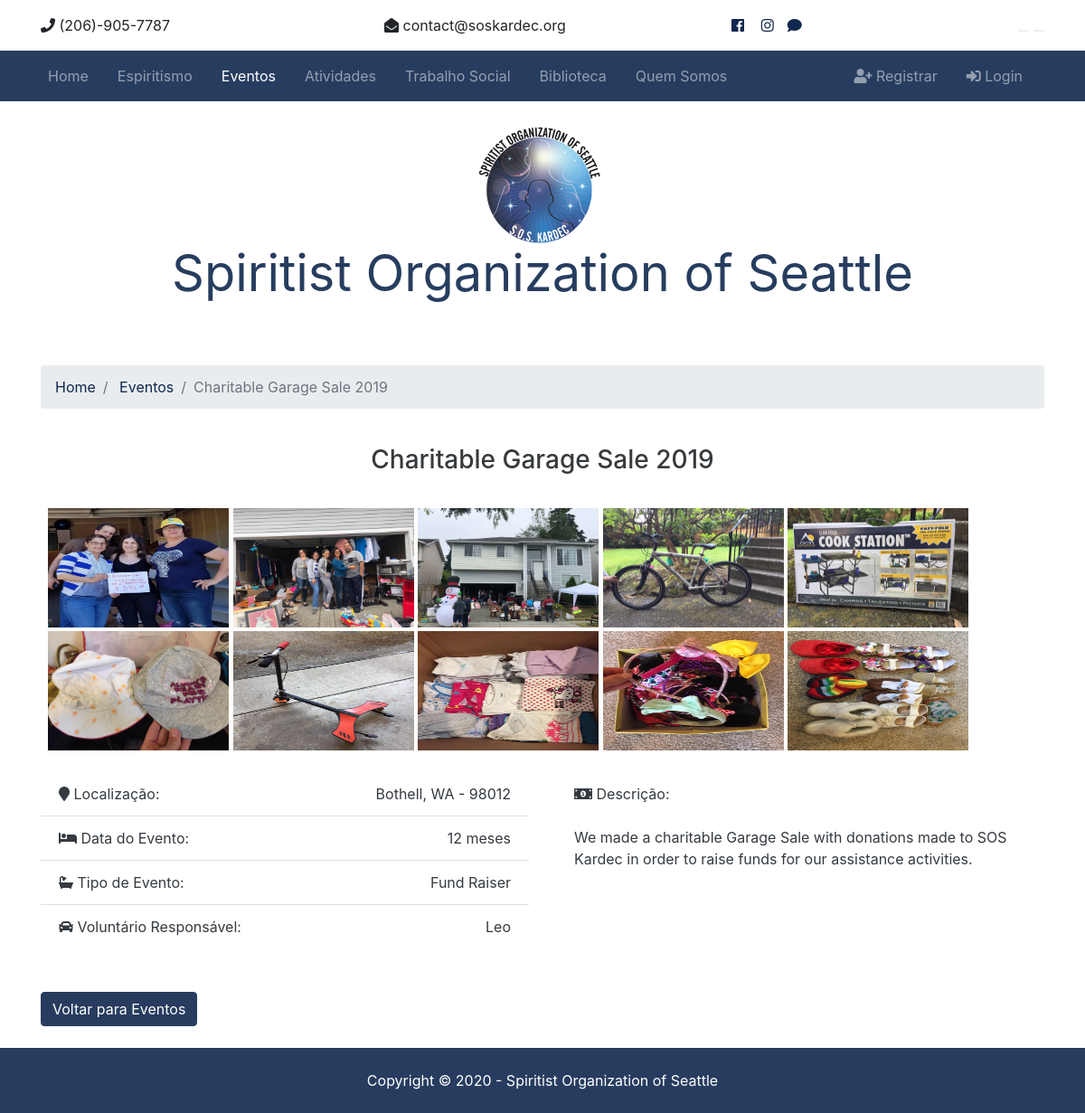
The page /eventos/1 on the database its author committed.
### eventos/models.py (models this page shows, shortened)
class Evento(models.Model):
    volunteer = models.ForeignKey(Voluntario, on_delete=models.DO_NOTHING)
    title = models.CharField(max_length=200)
    address = models.CharField(max_length=300)
    city = models.CharField(max_length=100)
    state = models.CharField(max_length=100)
    zipcode = models.CharField(max_length=20)
    description = models.TextField(blank=True)
    event_type = models.CharField(max_length=200)
    event_date = models.DateTimeField(default=datetime.now, blank=True)
    is_published = models.BooleanField(default=True)
    photo_main = models.ImageField(upload_to='photos/%Y%m%d/')
    photo_1 = models.ImageField(upload_to='photos/%Y/%m/%d/', blank=True)
    photo_2 = models.ImageField(upload_to='photos/%Y/%m/%d/', blank=True)
    photo_3 = models.ImageField(upload_to='photos/%Y/%m/%d/', blank=True)
    photo_4 = models.ImageField(upload_to='photos/%Y/%m/%d/', blank=True)
    photo_5 = models.ImageField(upload_to='photos/%Y/%m/%d/', blank=True)
    photo_6 = models.ImageField(upload_to='photos/%Y/%m/%d/', blank=True)
    photo_7 = models.ImageField(upload_to='photos/%Y/%m/%d/', blank=True)
    photo_8 = models.ImageField(upload_to='photos/%Y/%m/%d/', blank=True)
    photo_9 = models.ImageField(upload_to='photos/%Y/%m/%d/', blank=True)
    photo_10 = models.ImageField(upload_to='photos/%Y/%m/%d/', blank=True)

### voluntarios/models.py (models this page shows)
class Voluntario(models.Model):
    name = models.CharField(max_length=200)
    photo = models.ImageField(upload_to='photos/%Y/%m/%d/', blank=True)
    description = models.TextField(blank=True)
    phone = models.CharField(max_length=20)
    email = models.CharField(max_length=50)
    join_date = models.DateTimeField(default=datetime.now)
    def __str__(self):
        return self.name

### eventos/views.py (the view)
# urls.py: path('<int:evento_id>', views.evento, name='evento'), # /eventos/id (23)
def evento(request, evento_id):
    evento = get_object_or_404(Evento, pk=evento_id)
    context = {
        'evento': evento
    }
    return render(request, 'eventos/evento.html', context)

### templates/eventos/evento.html (shortened to what this page needs)
{% extends 'base.html' %}
{% load static %}
{% load i18n %}
{% load humanize %}
{% block content %}
  <section id="showcase-inner" class="py-4 text-primary">
    <div class="row text-center">
      <div class="container">
        <div class="col-md-12">
            <img src="{% static 'img/sos_logo.png' %}" class="main-logo">
            <h1 class="display-4">Spiritist Organization of Seattle</h1>
          </div>
      </div>
      </div>
  </section>
  <section id="bc" class="mt-3">
    <div class="container">
      <nav>
        <ol class="breadcrumb">
          <li class="breadcrumb-item">
            <a href="{% url 'index' %}">Home</a>
          </li>
          <li class="breadcrumb-item">
            <a href="{% url 'eventos' %}"> {% trans "Eventos" %} </a>
          </li>
          <li class="breadcrumb-item active">{{ evento.title }}</li>
        </ol>
      </nav>
    </div>
  </section>
  <section id="listing" class="py-4">
    <div class="container">
      <div class="text-center">
        <h3 class="">{{ evento.title }}</h3><br>
      </div>
      <div class="row-grid">
        <div class="column-img-grid">
          {% if evento.photo_1 %}
            <a href="{{ evento.photo_1.url }}" data-lightbox="home-images">
              <img src="{{ evento.photo_1.url }}" alt="" class="img-rounded" width="200" height="132">
            </a>
          {% endif %}
          {% if evento.photo_2 %}
            <a href="{{ evento.photo_2.url }}" data-lightbox="home-images">
              <img src="{{ evento.photo_2.url }}" alt="" class="img-rounded" width="200" height="132">
            </a>
          {% endif %}
          {% if evento.photo_3 %}
            <a href="{{ evento.photo_3.url }}" data-lightbox="home-images">
              <img src="{{ evento.photo_3.url }}" alt="" class="img-rounded" width="200" height="132">
            </a>
          {% endif %}
          {% if evento.photo_4 %}
            <a href="{{ evento.photo_4.url }}" data-lightbox="home-images">
              <img src="{{ evento.photo_4.url }}" alt="" class="img-rounded" width="200" height="132">
            </a>
          {% endif %}
          {% if evento.photo_5 %}
            <a href="{{ evento.photo_5.url }}" data-lightbox="home-images">
              <img src="{{ evento.photo_5.url }}" alt="" class="img-rounded" width="200" height="132">
            </a>
          {% endif %}
          {% if evento.photo_6 %}
            <a href="{{ evento.photo_6.url }}" data-lightbox="home-images">
              <img src="{{ evento.photo_6.url }}" alt="" class="img-rounded" width="200" height="132">
            </a>
          {% endif %}
          {% if evento.photo_7 %}
            <a href="{{ evento.photo_7.url }}" data-lightbox="home-images">
              <img src="{{ evento.photo_7.url }}" alt="" class="img-rounded" width="200" height="132">
            </a>
          {% endif %}
          {% if evento.photo_8 %}
            <a href="{{ evento.photo_8.url }}" data-lightbox="home-images">
              <img src="{{ evento.photo_8.url }}" alt="" class="img-rounded" width="200" height="132">
            </a>
          {% endif %}
          {% if evento.photo_9 %}
            <a href="{{ evento.photo_9.url }}" data-lightbox="home-images">
              <img src="{{ evento.photo_9.url }}" alt="" class="img-rounded" width="200" height="132">
            </a>
          {% endif %}
          {% if evento.photo_10 %}
            <a href="{{ evento.photo_10.url }}" data-lightbox="home-images">
              <img src="{{ evento.photo_10.url }}" alt="" class="img-rounded" width="200" height="132">
            </a>
          {% endif %}
        </div>
      </div>
      <br>
        <div class="row mb-5">
          <div class="col-md-6">
            <ul class="list-group list-group-flush">
              <li class="list-group-item text-dark">
                  <i class="fas fa-map-marker"></i> {% trans "Localização" %}:
                  <span class="float-right">{{ evento.city }}, {{ evento.state }} - {{ evento.zipcode }}</span>
              </li>
              <li class="list-group-item text-dark">
                  <i class="fas fa-bed"></i> {% trans "Data do Evento" %}:
                  <span class="float-right">{{ evento.event_date | timesince }}</span>
              </li>
              <li class="list-group-item text-dark">
                <i class="fas fa-bath"></i> {% trans "Tipo de Evento" %}:
                <span class="float-right">{{ evento.event_type }}</span>
              </li>
              <li class="list-group-item text-dark">
                <i class="fas fa-car"></i> {% trans "Voluntário Responsável" %}:
                <span class="float-right">{{ evento.volunteer }}</span>
              </li>
            </ul>
          </div>
          <div class="col-md-6">
            <ul class="list-group list-group-flush">
              <li class="list-group-item text-dark">
                <i class="fas fa-money-bill-alt"></i> {% trans "Descrição" %}:<br><br>
                <span class="float-right">{{ evento.description }}</span>
              </li>
            </ul>
          </div>
        </div>
      <a href="{% url 'eventos' %}" class="btn btn-primary"> {% trans "Voltar para Eventos" %} </a>
      </div>
  </section>
{% endblock %}

### soskardec/static/css/all.css (style rules this page uses)
.fa, .fas, .far, .fal, .fab { -moz-osx-font-smoothing: grayscale; -webkit-font-smoothing: antialiased; display: inline-block; font-style: normal; font-variant: normal; text-rendering: auto; line-height: 1; }
.fa-bath:before { content: "\f2cd"; }
.fa-bed:before { content: "\f236"; }
.fa-car:before { content: "\f1b9"; }
.fa-map-marker:before { content: "\f041"; }
.fa-money-bill-alt:before { content: "\f3d1"; }
.fa, .fas { font-family: 'Font Awesome 5 Free'; font-weight: 900; }

### soskardec/static/css/style.css (style rules this page uses)
.row-grid { display: flex; flex-wrap: wrap; padding: 0 4px; }
.column-img-grid { flex: 50%; padding: 0 4px; }
.column-img-grid img { margin-top: 4px; vertical-align: middle; }
#showcase-inner { position: relative; overflow: hidden; min-height: 200px; }
#showcase-inner::before { content: ''; position: absolute; top: 0; left: 0; min-height: 100%; width: 100%; background: url(../img/bluesky_img_1.jpg) no-repeat top center fixed; background-size: cover; }

### rows shown on the page
Evento: title "Charitable Garage Sale 2019", photo_1 (picture), photo_2 (picture), photo_3 (picture), photo_4 (picture), photo_5 (picture), photo_6 (picture), photo_7 (picture), photo_8 (picture), photo_9 (picture), photo_10 (picture), city "Bothell", state "WA", zipcode "98012", event_date "12 meses", event_type "Fund Raiser", volunteer "Leo", description "We made a charitable Garage Sale with donations made to SOS Kardec in order to raise funds for our assistance activities."
